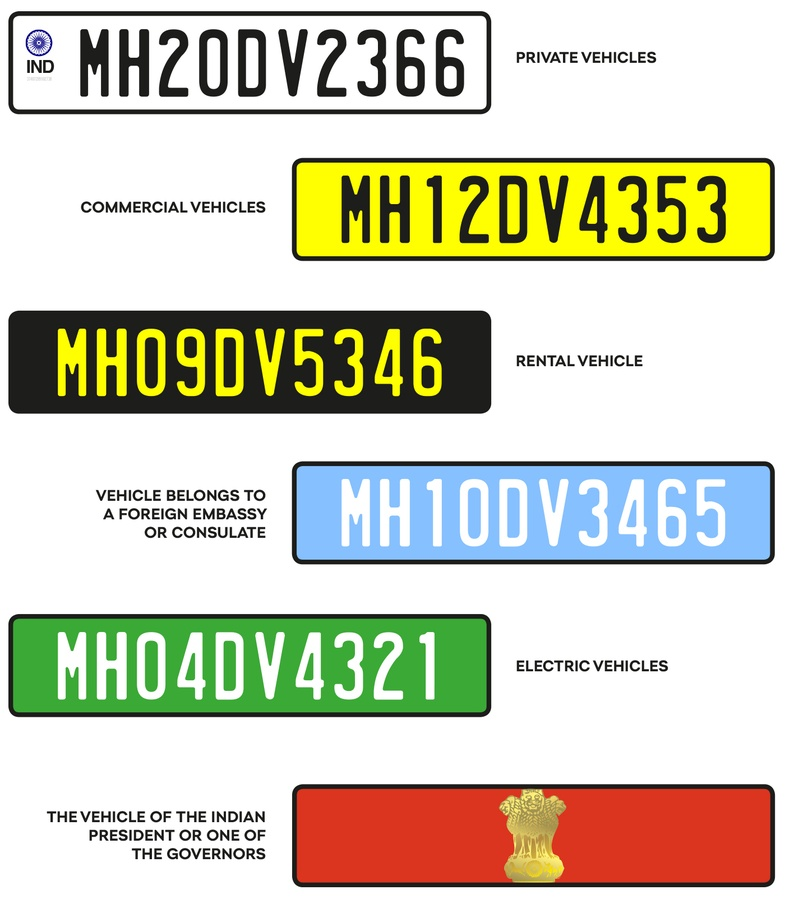
#> input picture alpr-project/processing_script/data/sample_images/sample_car.jpg, 785 x 899 px, shrunk from 1400 x 1603 before the run, found by its file name
$ python demo.py
#> lines starting #> are read from the running program, lines starting #| are printed output that depends on the picture; after the words box and inside, x2 and y2 are one past the last pixel; in counts of white or black regions, pixels touching at a corner belong together
import cv2
import numpy as np
import easyocr
import matplotlib.pyplot as plt
from pathlib import Path
import requests
import os

def download_sample_image():
    """Download a sample Indian car image for testing"""
    # Sample image URL (Indian car with license plate)
    sample_url = "https://raw.githubusercontent.com/ultralytics/yolov5/master/data/images/bus.jpg"

    try:
        response = requests.get(sample_url)
        if response.status_code == 200:
            with open("sample_car.jpg", "wb") as f:
                f.write(response.content)
            print("✅ Sample image downloaded: sample_car.jpg")
            return "sample_car.jpg"
    except Exception as e:
        print(f"❌ Error downloading sample image: {e}")

    return None

def simple_ocr_demo(image_path):
    """
    Simple OCR demo using OpenCV edge detection and EasyOCR
    This is a fallback method when YOLO model is not available
    """
#> called with image_path = 'sample_car.jpg'
    print(f"🔍 Processing image: {image_path}")

    # Read image
    img = cv2.imread(image_path)
#> img is the input picture: shape (899, 785, 3); mean B, G, R 184.4, 205.1, 206.6
    if img is None:
        print(f"❌ Could not read image: {image_path}")
        return

    # Convert to grayscale
    gray = cv2.cvtColor(img, cv2.COLOR_BGR2GRAY)
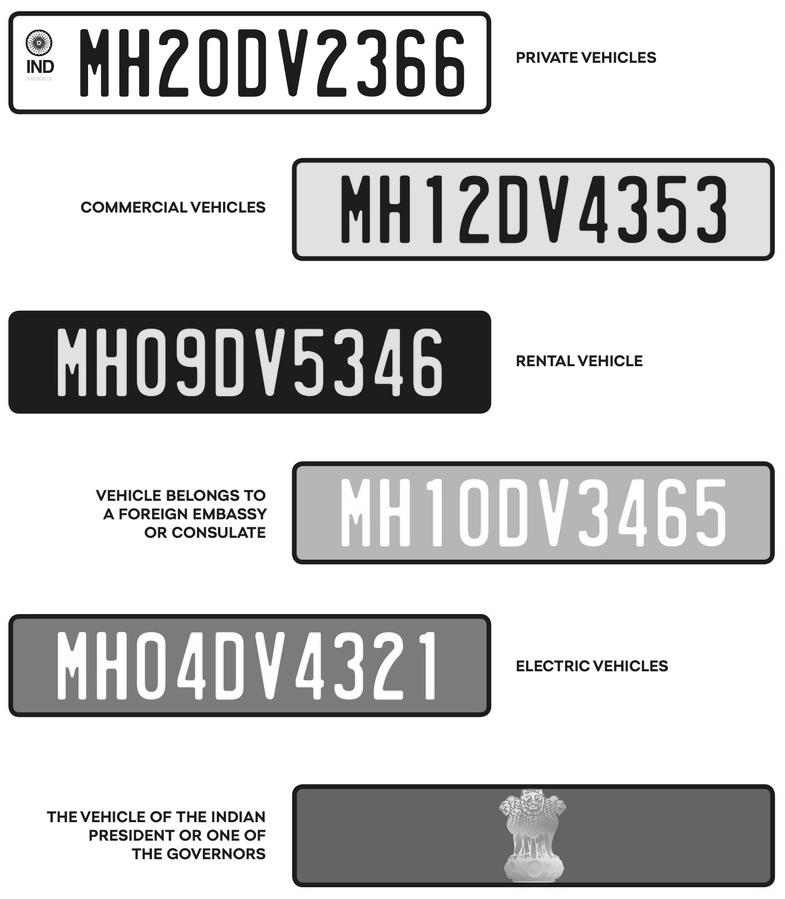
#> gray: shape (899, 785); min 0, max 255, mean 203.2

    # Apply bilateral filter to reduce noise
    filtered = cv2.bilateralFilter(gray, 11, 17, 17)

    # Edge detection
    edged = cv2.Canny(filtered, 30, 200)
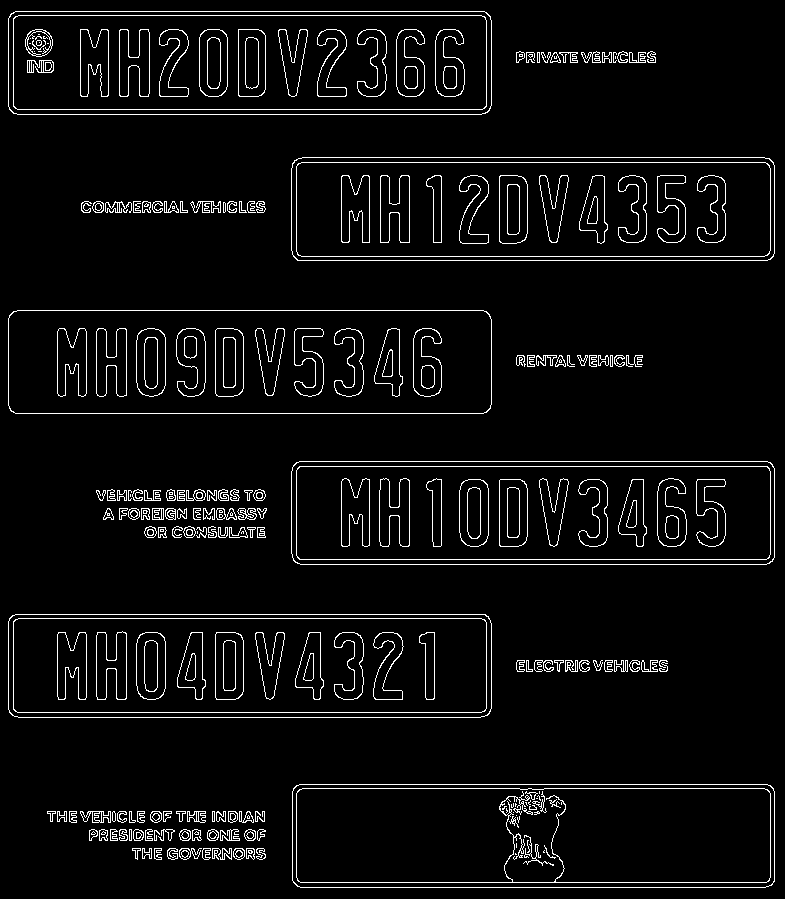
#> edged: shape (899, 785); 4.9% white in thin lines or dots

    # Find contours
    contours, _ = cv2.findContours(edged.copy(), cv2.RETR_TREE, cv2.CHAIN_APPROX_SIMPLE)
#> contours = 560 contours, 147 with area under 20; largest, box (x1, y1, x2, y2) and area: (8, 310, 492, 414) 49660, (8, 11, 492, 115) 49658, (8, 614, 492, 718) 49657, (291, 461, 775, 565) 49657, (291, 157, 775, 261) 49652
    contours = sorted(contours, key=cv2.contourArea, reverse=True)[:10]
#> contours = 10 contours; largest, box (x1, y1, x2, y2) and area: (8, 310, 492, 414) 49660, (8, 11, 492, 115) 49658, (8, 614, 492, 718) 49657, (291, 461, 775, 565) 49657, (291, 157, 775, 261) 49652

    # Initialize EasyOCR
    print("🤖 Initializing EasyOCR...")
    reader = easyocr.Reader(['en'])

    plate_found = False

    # Look for rectangular contours (potential license plates)
    for contour in contours:
        # Approximate the contour
        peri = cv2.arcLength(contour, True)
        approx = cv2.approxPolyDP(contour, 0.02 * peri, True)

        # If contour has 4 corners, it might be a license plate
        if len(approx) == 4:
            # Get bounding rectangle
            x, y, w, h = cv2.boundingRect(approx)

            # Check if dimensions seem reasonable for a license plate
            aspect_ratio = w / h
            if 2.0 <= aspect_ratio <= 5.0 and w > 50 and h > 15:
                # Draw rectangle on original image
                cv2.rectangle(img, (x, y), (x + w, y + h), (0, 255, 0), 2)

                # Crop the license plate region
                plate_crop = gray[y:y+h, x:x+w]

                # Apply additional preprocessing for OCR
                plate_crop = cv2.bilateralFilter(plate_crop, 11, 17, 17)

                # Use EasyOCR to extract text
                try:
                    results = reader.readtext(plate_crop)

                    if results:
                        # Get the best result
                        best_result = max(results, key=lambda x: x[2])
                        text = best_result[1]
                        confidence = best_result[2]

                        if confidence > 0.3:  # Minimum confidence threshold
                            # Clean up the text
                            import re
                            cleaned_text = re.sub(r'[^A-Z0-9]', '', text.upper())

                            # Add text to image
                            cv2.putText(img, f"{cleaned_text} ({confidence:.2f})",
                                      (x, y - 10), cv2.FONT_HERSHEY_SIMPLEX, 0.7, (0, 255, 0), 2)

                            print(f"✅ Detected License Plate: {cleaned_text}")
                            print(f"📊 Confidence: {confidence:.2f}")
                            plate_found = True
                            break

                except Exception as e:
                    print(f"OCR Error: {e}")
                    continue

    if not plate_found:
        print("❌ No license plate detected")

    # Save result
    output_path = f"result_{Path(image_path).name}"
    cv2.imwrite(output_path, img)
    print(f"💾 Result saved: {output_path}")

    # Display using matplotlib (if running in notebook/interactive environment)
    try:
        plt.figure(figsize=(12, 8))
        plt.imshow(cv2.cvtColor(img, cv2.COLOR_BGR2RGB))
        plt.title("License Plate Detection Result")
        plt.axis('off')
        plt.tight_layout()
        plt.savefig(f"display_{Path(image_path).name}", dpi=150, bbox_inches='tight')
        print(f"📊 Display image saved: display_{Path(image_path).name}")
    except Exception as e:
        print(f"Display warning: {e}")

def main():
    print("🚗 Indian License Plate Recognition - Simple Demo")
    print("=" * 50)

    # Check if sample image exists, if not download one
    if not os.path.exists("sample_car.jpg"):
        print("📥 Downloading sample image...")
        download_sample_image()

    # Test with sample image
    if os.path.exists("sample_car.jpg"):
        simple_ocr_demo("sample_car.jpg")
#> (the call stopped at in simple_ocr_demo, `reader = easyocr.Reader(['en'])`: easyocr is not available in this run)
    else:
        print("❌ No sample image available. Please provide an image manually.")
        print("Usage: python demo.py <image_path>")

    print("\n✅ Demo completed!")
    print("\nTo use the full system with YOLO:")
    print("python indian_lpr_system.py --input sample_car.jpg --output results/")

if __name__ == "__main__":
    import sys
    if len(sys.argv) > 1:
        simple_ocr_demo(sys.argv[1])
    else:
        main()
